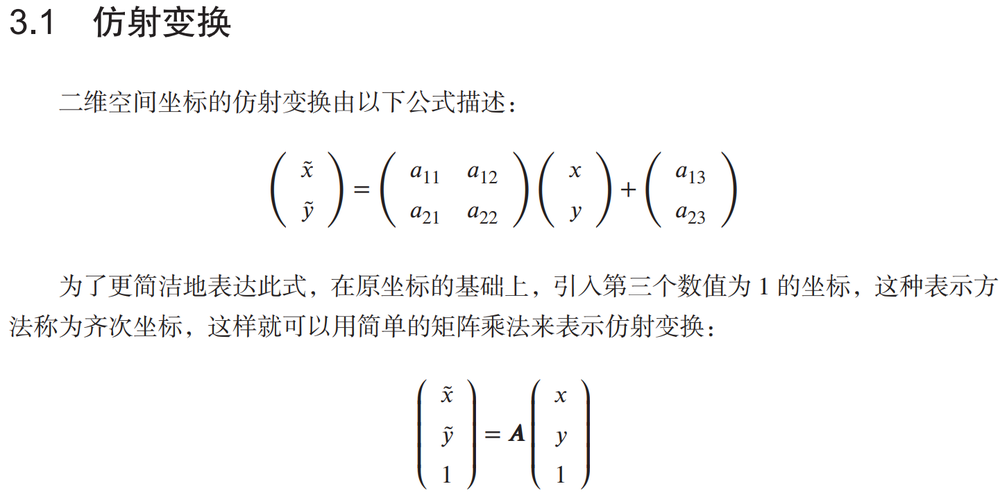
//> input picture DigitalImageProcessing/image/1.png, 1000 x 500 px, shrunk from 1441 x 720 before the run
$ ./bilateral_filter ../image/1.png   (built with g++ and OpenCV 4)
//> lines starting //> are read from the running program, lines starting //| are printed output that depends on the picture
/**
 * @File    : bilateral_filter.cpp
 * @Brief   : 双边滤波; 非常耗时，提出双边滤波的快速算法
 * @Author  : Wei Li
 * @Date    : 2021-09-25
*/

#include <iostream>
#include <opencv2/core.hpp>
#include <opencv2/imgproc.hpp>
#include <opencv2/highgui.hpp>

cv::Mat getClosenessWeight(double sigma_g, cv::Size size)
{
    int W = size.width;
    int H = size.height;
    int center_W = (W - 1) / 2;
    int center_H = (H - 1) / 2;
    // 空间权重模板
    cv::Mat closenessWeight = cv::Mat::zeros(size, CV_64FC1);
    for (size_t r = 0; r < H; ++r)
    {
        for (size_t c = 0; c < W; ++c)
        {
            double norm2 = cv::pow(double(r - center_H), 2.0) + cv::pow(double(c - center_W), 2.0);
            double sigma_g2 = 2.0 * std::pow(sigma_g, 2.0);
            closenessWeight.at<double>(r, c) = cv::exp(-norm2 / sigma_g2);
        }
    }
    return closenessWeight;
}

/*双边滤波
    Args:
        image (ndarray): 输入单通道图像, 灰度级范围[0，1]
        H ([int]): 权重模板的高
        W ([int]): 权重模板的宽
        sigma_g ([float]): 空间距离权重模板的标准差，大于 1
        sigma_d ([float]): 相似性权重模板的标准差， 小于 1

    Returns:
        [ndarray]: 双边滤波结果图像, 浮点型矩阵
*/
cv::Mat bilateralFilterGray(const cv::Mat &image, cv::Size winSize, float sigma_g, float sigma_d)
{
    int winH = winSize.height;
    int winW = winSize.width;
    CV_Assert(winH > 0 && winW > 0);
    CV_Assert(winH % 2 == 1 && winW % 2 == 1);
    if (winH == 1 && winW == 1)
    {
        return image;
    }

    int half_winW = (winW - 1) / 2;
    int half_winH = (winH - 1) / 2;
    // 空间距离权重因子
    cv::Mat closenessWight = getClosenessWeight(sigma_g, winSize);
    int rows = image.rows;
    int cols = image.cols;
    // 双边滤波结果
    cv::Mat bilateral_filter_image = cv::Mat::ones(image.size(), CV_32FC1);
    // 对每一个像素的邻域进行和卷积
    for (size_t r = 0; r < rows; ++r)
    {
        for (size_t c = 0; c < cols; ++c)
        {
            double pixel = image.at<double>(r, c);
            // 判断边界
            int rTop = (r - half_winH) < 0 ? 0 : r - half_winH;
            int rBottom = (r + half_winH) < rows - 1 ? rows - 1 : r + half_winH;
            int cLeft = (c - half_winW) < 0 ? 0 : c - half_winW;
            int cRight = (c + half_winW) < cols - 1 ? cols - 1 : c + half_winW;
            // 核作用区域
            cv::Mat region = image(cv::Rect(cv::Point(cLeft, rTop), cv::Point(cRight + 1, rBottom + 1))).clone();
            // 相似性权重模板
            cv::Mat similarityWeight;
            cv::pow(region - pixel, 2.0, similarityWeight);
            cv::exp(-0.5 * similarityWeight / std::pow(sigma_d, 2), similarityWeight);
            similarityWeight /= cv::pow(sigma_d, 2);
            // 空间距离权重
            cv::Rect regionRect = cv::Rect(cv::Point(cLeft - c + half_winW, rTop - r + half_winH), cv::Point(cRight - c + half_winW + 1, rBottom - r + half_winH + 1));
            cv::Mat closenessWightTemp = closenessWight(regionRect).clone();
            // 两个权重模板点乘，然后归一化
            cv::Mat weightTemp = closenessWightTemp.mul(similarityWeight);
            weightTemp = weightTemp / cv::sum(weightTemp)[0];
            // 权重模板和当前的邻域对应位置相乘，然后求和
            cv::Mat result = weightTemp.mul(region);
            bilateral_filter_image.at<float>(r, c) = cv::sum(result)[0];
        }
    }
    return bilateral_filter_image;
}

// -------------------------------
int main(int argc, char **argv)
{
    if (argc > 1)
    {
        cv::Mat image = cv::imread(argv[1], 0);
//> image: 500 rows x 1000 cols, CV_8UC1; min 0, max 255, mean 247.9
        if (!image.data)
        {
            std::cout << "Error: reading image unsuccesfully." << std::endl;
            return -1;
        }
        cv::imshow("OriginImage", image);

        // 灰度值归一化
        cv::Mat image_norm;
        image.convertTo(image_norm, CV_64FC1, 1.0/255, 0);
        // 双边滤波
        cv::Mat bilateral_blur_img = bilateralFilterGray(image_norm, cv::Size(33, 33), 19, 0.5);
//> in bilateralFilterGray, `int winH = winSize.height;`: winH = 33
//> in bilateralFilterGray, `int half_winW = (winW - 1) / 2;`: half_winW = 16
//> in getClosenessWeight, `int W = size.width;`: W = 33
//> in getClosenessWeight, `int center_W = (W - 1) / 2;`: center_W = 16
//> in getClosenessWeight, `cv::Mat closenessWeight = cv::Mat::zeros(size, CV_64FC1);`: closenessWeight: 33 rows x 33 cols, CV_64FC1; every value is 0
//> the loop in getClosenessWeight, `for (size_t r = 0; r < H; ++r)` made 33 passes
//> after the loop in getClosenessWeight, `for (size_t r = 0; r < H; ++r)`:
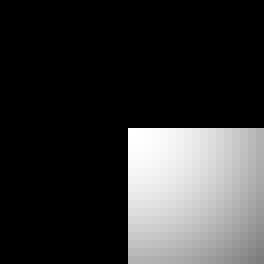
//> closenessWeight: 33 rows x 33 cols, CV_64FC1 (shown 8 times larger); min 0, max 1, mean 0.211
//> (the run ends here: the program stops with an error, at `for (size_t r = 0; r < rows; ++r)`)
